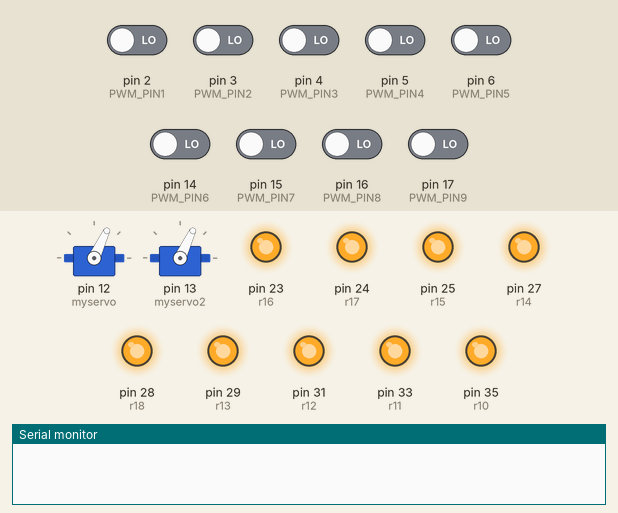
Simulated run of this sketch. Board: Arduino Mega 2560, built with avr-gcc and run on an emulated ATmega2560. On the bench: 2 × servo, output pins drawn as LEDs (lit = HIGH), the last lines printed to the serial monitor. The test bench sets the inputs (shaded band); at power-on: pin 2 (PWM_PIN1), pin 3 (PWM_PIN2), pin 4 (PWM_PIN3), pin 5 (PWM_PIN4), pin 6 (PWM_PIN5), pin 14 (PWM_PIN6), pin 15 (PWM_PIN7), pin 16 (PWM_PIN8), pin 17 (PWM_PIN9) LOW. No radio packets arrive unless stated; pins used as bus, display or sensor lines are not drawn.

Above: at 9.2 s.
At 18.7 s:
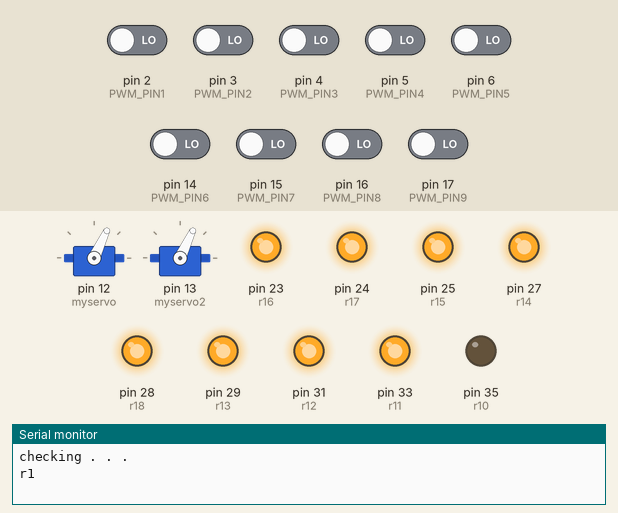
At 19.7 s:
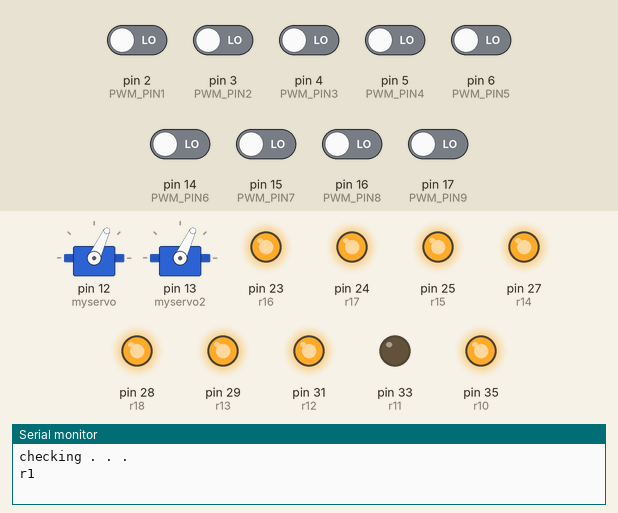
At 20.7 s:
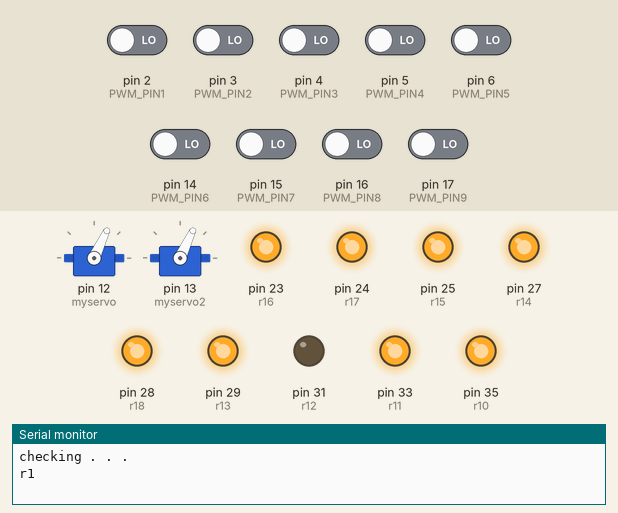
At 22.7 s:
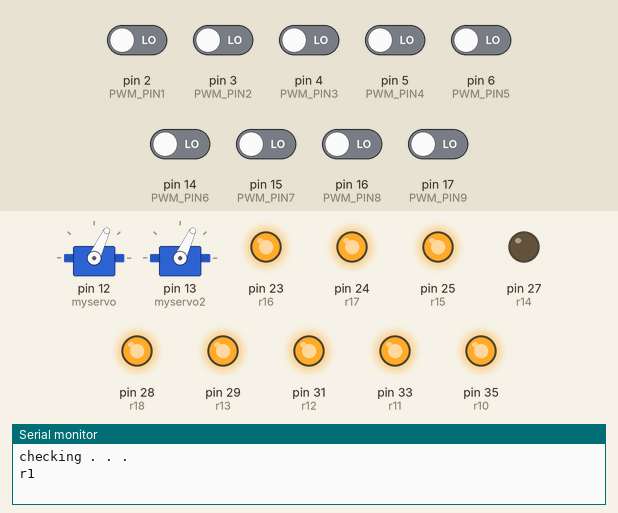
At 26.7 s:
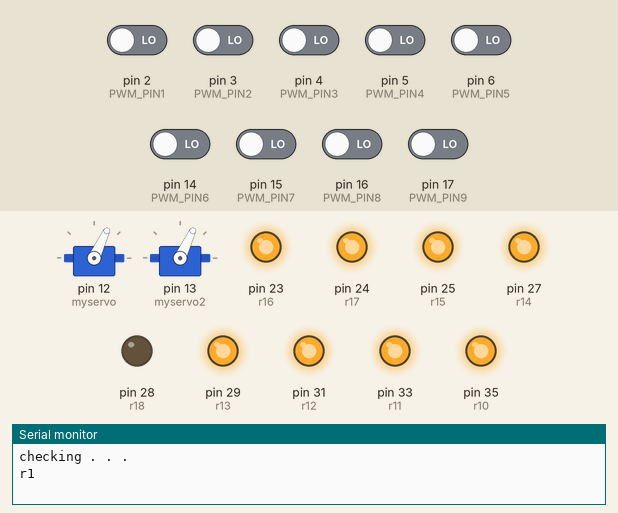
Timing chart, 0 to 37.9 s (numbered marks = the images above):
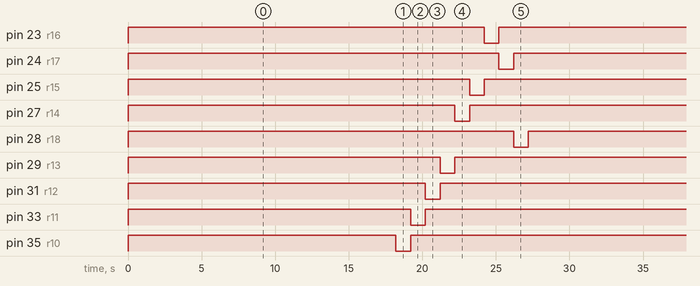

The sketch:

test_code.ino
```cpp
//A-3 Code
#include <SPI.h>
#include <nRF24L01.h>
#include <RF24.h>
RF24 radio(7, 21); // CE7, CSN8  9,8 48 49
const byte address[6] = "00001";
#include <Servo.h>
Servo myservo; // create servo object to control a servo
Servo myservo2; // create servo object to control a servo
int val=65;
int val2=65;
int setval=350; //sensor treshold
int motorval=1; //motor alarm val
int alarmval=0;
int a=0;
const int numReadings = 5;
int readings[numReadings];
int readIndex = 0;
int total = 0;
int average = 0;
const int numReadings2 = 5;
int readings2[numReadings2];
int readIndex2 = 0;
int total2 = 0;
int average2 = 0;
const int numReadings3 = 5;

int readings3[numReadings3];
int readIndex3 = 0;
int total3 = 0;
int average3 = 0;
int PWM_PIN1 = 2; //Define Digital PIN 3
int PWM_PIN2 = 3; //Define Digital PIN
int PWM_PIN3 = 4; //Define Digital PIN
int PWM_PIN4 = 5; //Define Digital PIN
int PWM_PIN5 = 6; //Define Digital PIN
int PWM_PIN6 = 14; //Define Digital PIN
int PWM_PIN7 = 15; //Define Digital PIN
int PWM_PIN8 = 16; //Define Digital PIN
int PWM_PIN9 = 17; //Define Digital PIN 11
//int PWM_PIN10 = 12; //Define Digital PIN
int pwm1,pwm2,pwm3,pwm4,pwm5,pwm6,pwm7,pwm8,pwm9;
//int=pwm10;

int r1 = 53; //Define Digital PIN 28
int r2 = A14; //Define Digital PIN
int r3 = 49; //Define Digital PIN
int r4 = 47; //Define Digital PIN 31
int r5 = 45; //Define Digital PIN 34
int r6 = 43; //Define Digital PIN
int r7 = 41; //Define Digital PIN
int r8 = 39; //Define Digital PIN
int r9 = 37; //Define Digital PIN
int r10 =35; //Define Digital PIN
int r11= 33; //Define Digital PIN
int r12= 31; //Define Digital PIN
int r13= 29; //Define Digital PIN
int r14= 27; //Define Digital PIN
int r15= 25; //Define Digital PIN
int r16= 23; //Define Digital PIN
int r17= 24; //Define Digital PIN
int r18= 28; //Define Digital PIN 47
int s1,s2,s3;
void setup()
{

 pinMode(PWM_PIN1, INPUT);
 pinMode(PWM_PIN2, INPUT);
 pinMode(PWM_PIN3, INPUT);
 pinMode(PWM_PIN4, INPUT);
 pinMode(PWM_PIN5, INPUT);
 pinMode(PWM_PIN6, INPUT);
 pinMode(PWM_PIN7, INPUT);
 pinMode(PWM_PIN8, INPUT);
 pinMode(PWM_PIN9, INPUT);

// pinMode(PWM_PIN10, INPUT);
 pinMode(r1, OUTPUT);
 pinMode(r2, OUTPUT);
 pinMode(r3, OUTPUT);
 pinMode(r4, OUTPUT);
 pinMode(r5, OUTPUT);
 pinMode(r6, OUTPUT);
 pinMode(r7, OUTPUT);
 pinMode(r8, OUTPUT);
 pinMode(r9, OUTPUT);
 pinMode(r10, OUTPUT);
 pinMode(r11, OUTPUT);
 pinMode(r12, OUTPUT);
 pinMode(r13, OUTPUT);
 pinMode(r14, OUTPUT);
 pinMode(r15, OUTPUT);
 pinMode(r16, OUTPUT);
 pinMode(r17, OUTPUT);
 pinMode(r18, OUTPUT);

 digitalWrite(r1,HIGH);
 digitalWrite(r2,HIGH);
 digitalWrite(r3,HIGH);
 digitalWrite(r4,HIGH);
 digitalWrite(r5,HIGH);
 digitalWrite(r6,HIGH);
 digitalWrite(r7,HIGH);
 digitalWrite(r8,HIGH);
 digitalWrite(r9,HIGH);
 digitalWrite(r10,HIGH);
 digitalWrite(r11,HIGH);
 digitalWrite(r12,HIGH);
 digitalWrite(r13,HIGH);
 digitalWrite(r14,HIGH);
 digitalWrite(r15,HIGH);
 digitalWrite(r16,HIGH);
 digitalWrite(r17,HIGH);
 digitalWrite(r18,HIGH);


 myservo.attach(12); // attaches the servo on pin 9 to the servo object
 myservo.write(65);
 myservo2.attach(13); // attaches the servo on pin 9 to the servo object
 myservo2.write(65);

 radio.begin();
 radio.openWritingPipe(address);
 radio.stopListening();
 for (int thisReading = 0; thisReading < numReadings; thisReading++)
 {
 readings[thisReading] = 0;
 }
 for (int thisReading2 = 0; thisReading2 < numReadings2; thisReading2++)
 {
 readings2[thisReading2] = 0;
 }
 for (int thisReading3 = 0; thisReading3 < numReadings3; thisReading3++)
 {
 readings3[thisReading3] = 0;
 }
 Serial.begin(115200);
 delay(200);
}
void loop()
{
 pwm1 = pulseIn(PWM_PIN1, HIGH); //Read PWM Pulse
 pwm2 = pulseIn(PWM_PIN2, HIGH); //Read PWM Pulse
 pwm3 = pulseIn(PWM_PIN3, HIGH); //Read PWM Pulse
 pwm4 = pulseIn(PWM_PIN4, HIGH); //Read PWM Pulse
 pwm5 = pulseIn(PWM_PIN5, HIGH); //Read PWM Pulse
 pwm6 = pulseIn(PWM_PIN6, HIGH); //Read PWM Pulse
 pwm7 = pulseIn(PWM_PIN7, HIGH); //Read PWM Pulse
 pwm8 = pulseIn(PWM_PIN8, HIGH); //Read PWM Pulse
 pwm9 = pulseIn(PWM_PIN9, HIGH); //Read PWM Pulse

// pwm10 = pulseIn(PWM_PIN10, HIGH); //Read PWM Pulse


 Serial.print(" PWM CH1: "); Serial.print(pwm1);
 Serial.print(" PWM CH2: "); Serial.print(pwm2);
 Serial.print(" PWM CH3: "); Serial.print(pwm3);
 Serial.print(" PWM CH4: "); Serial.print(pwm4);
 Serial.print(" PWM CH5: "); Serial.print(pwm5);
 Serial.print(" PWM CH6: "); Serial.print(pwm6);
 Serial.print(" PWM CH7: "); Serial.print(pwm7);
 Serial.print(" PWM CH8: "); Serial.print(pwm8);
 Serial.print(" PWM CH9: "); Serial.println(pwm9);

 Serial.print("checking . . .");
 Serial.println("");


 Serial.println("r1");
 digitalWrite(r1,LOW); delay(1000); digitalWrite(r1,HIGH);
 digitalWrite(r2,LOW); delay(1000); digitalWrite(r2,HIGH);
 digitalWrite(r3,LOW); delay(1000); digitalWrite(r3,HIGH);
 digitalWrite(r4,LOW);delay(1000); digitalWrite(r4,HIGH);
 digitalWrite(r5,LOW);delay(1000); digitalWrite(r5,HIGH);
 digitalWrite(r6,LOW); delay(1000);digitalWrite(r6,HIGH);
 digitalWrite(r7,LOW);delay(1000); digitalWrite(r7,HIGH);
 digitalWrite(r8,LOW); delay(1000);digitalWrite(r8,HIGH);
 digitalWrite(r9,LOW); delay(1000);digitalWrite(r9,HIGH);
 digitalWrite(r10,LOW);delay(1000); digitalWrite(r10,HIGH);
 digitalWrite(r11,LOW);delay(1000); digitalWrite(r11,HIGH);
 digitalWrite(r12,LOW);delay(1000); digitalWrite(r12,HIGH);
 digitalWrite(r13,LOW);delay(1000); digitalWrite(r13,HIGH);
 digitalWrite(r14,LOW);delay(1000); digitalWrite(r14,HIGH);
 digitalWrite(r15,LOW);delay(1000); digitalWrite(r15,HIGH);
 digitalWrite(r16,LOW);delay(1000); digitalWrite(r16,HIGH);
 digitalWrite(r17,LOW);delay(1000); digitalWrite(r17,HIGH);
 digitalWrite(r18,LOW);delay(1000); digitalWrite(r18,HIGH);
 Serial.println("r18");


int a=5;
radio.write(&a, sizeof(int));delay(500);
radio.write(&a, sizeof(int));delay(500);
radio.write(&a, sizeof(int));delay(500);
radio.write(&a, sizeof(int));delay(500);

// Serial.print(" PWM CH10: "); Serial.print(pwm10);
val==val; motorval==motorval;
}
```

Measured:
- by itself, pin 23 (r16), pin 24 (r17), pin 25 (r15), pin 27 (r14), pin 28 (r18), pin 29 (r13), pin 31 (r12), pin 33 (r11), pin 35 (r10): alternates HIGH for 28.0 s and LOW for 1.0 s
- by itself, everything shown: repeats every 29.0 s, in 10 steps
